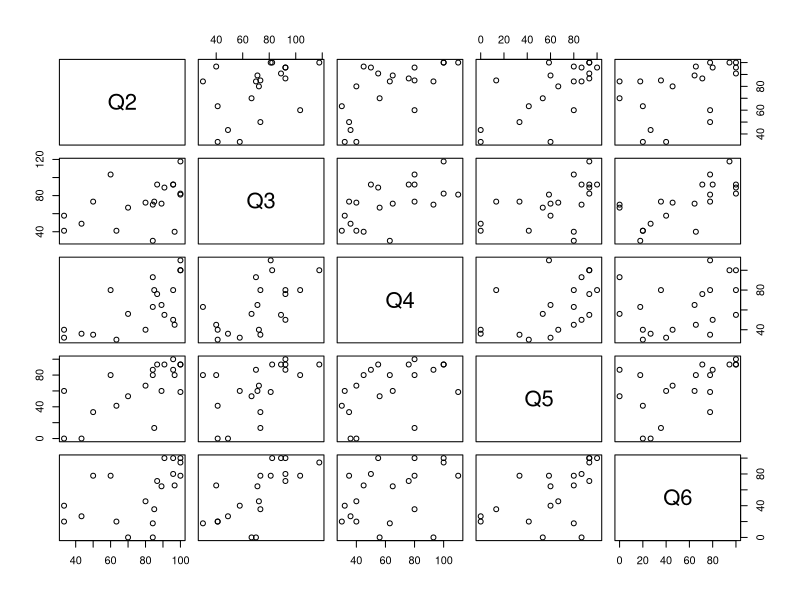
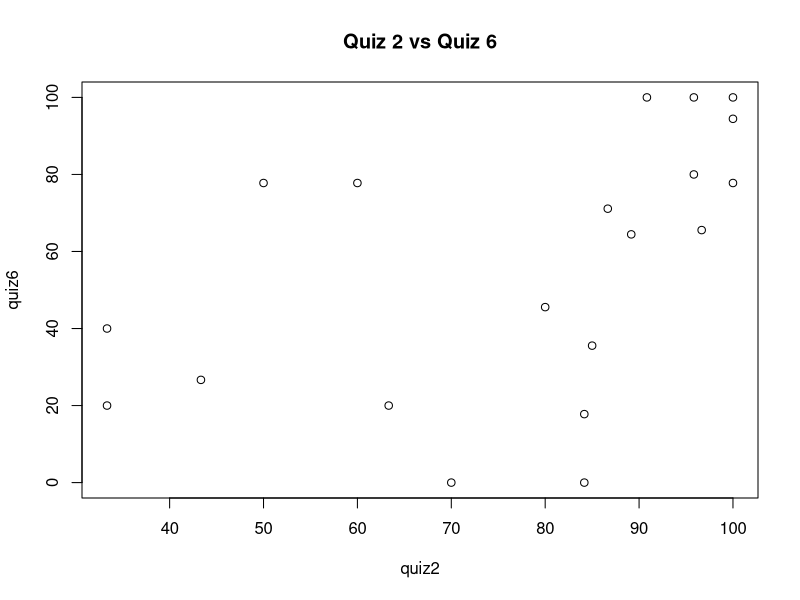

The R source for these figures, in order:
## ---- chunk 1
quiz <- read.csv('quiz.csv')
plot(quiz)
## ---- chunk 2
quiz2 <- quiz[,1]
quiz6 <- quiz[,5]
plot(quiz2, quiz6, main = "Quiz 2 vs Quiz 6")
## ---- chunk 3
?cor #Pearson correlation is the default for cor()
cor(quiz2, quiz6)
## ---- chunk 4
#' A function that generates bootstrap estimates of the Pearson correlation between two vectors.
#'
#' @param x A vector.
#' @param y A vector.
#' @param B The number of bootstrap estimates of the Pearson correlation with a default value of 2000.
#'
#' @returns The B boostrap estimates of the Pearson correlation.
parameters.boostrap <- function(x, B = 2000){
  replicate(B, sample(length(x)))
}
bootstrap.cor <- function(x, y, B = 2000){
  vals <- parameters.boostrap(x)
  bootstrap.cors <- cor(x[vals], y[vals])
  return(bootstrap.cors)
}

pearson <- bootstrap.cor(quiz2, quiz6)
pearson
## ---- chunk 5

## ---- chunk 6
cov.mat <- cov(quiz)
cov.mat
